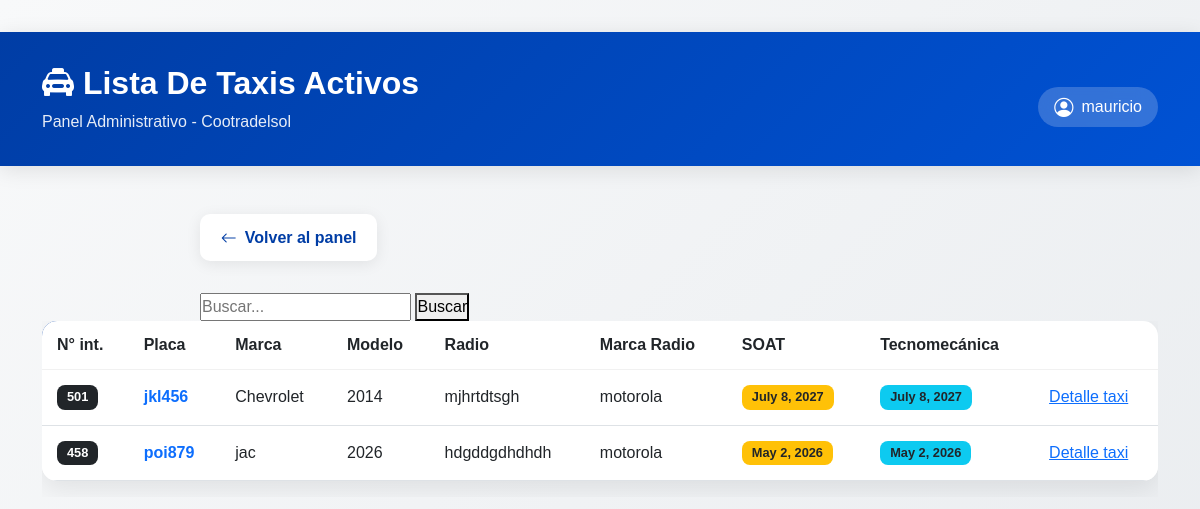
The page /lista_taxis/ (signed in) on the database its author committed.
### admin_cosol/models.py (models this page shows, shortened)
class Taxis (models.Model):
    numero_interno = models.IntegerField(max_length=3)
    placa = models.CharField(max_length=6)
    marca = models.CharField(max_length=20)
    modelo = models.IntegerField(max_length=4)
    radio = models.CharField(max_length=20)
    marca_radio = models.CharField(max_length=20)
    soat = models.DateField(blank=True, null=True)
    tecnomicanica = models.DateField(blank=True, null=True)

### admin_cosol/views.py (the view)
# urls.py: path('lista_taxis/', views.lista_taxis, name='lista_taxis'),
def lista_taxis(request):
    taxis = Taxis.objects.all()
    return render(request, 'lista_taxis.html', {'taxis':taxis})

### admin_cosol/templates/lista_taxis.html (shortened to what this page needs)
<html lang="es">
<head>
        <link href="https://cdn.jsdelivr.net/npm/bootstrap@5.3.0/dist/css/bootstrap.min.css" rel="stylesheet">
        <link href="https://cdn.jsdelivr.net/npm/bootstrap-icons@1.10.5/font/bootstrap-icons.css" rel="stylesheet">
</head>
<body>
    <div class="page-header">
        <div class="container">
            <div class="d-flex justify-content-between align-items-center flex-wrap gap-3">
                <div>
                    <h1><i class="bi bi-taxi-front-fill"></i> Lista De Taxis Activos</h1>
                    <p>Panel Administrativo - Cootradelsol</p>
                </div>
                {% if user.is_authenticated %}
                <div class="user-badge">
                    <i class="bi bi-person-circle"></i>
                    <span>{{ user.username }}</span>
                </div>
                {% endif %}
            </div>
        </div>
    </div>
    <div class="container">
        <div class="form-container">
            <a href="{% url 'login' %}" class="back-link">
                <i class="bi bi-arrow-left"></i>
                Volver al panel
            </a>
            <form method="GET">
    <input type="text" name="q" placeholder="Buscar..." value="{{ query }}">
    <button type="submit">Buscar</button>
</form>
    </div>
<div class="table-responsive">
    <table class="table table-hover align-middle custom-table">
        <thead>
            <tr>
                <th>N° int.</th>
                <th>Placa</th>
                <th>Marca</th>
                <th>Modelo</th>
                <th>Radio</th>
                <th>Marca Radio</th>
                <th>SOAT</th>
                <th>Tecnomecánica</th>
            </tr>
        </thead>
        <tbody>
            {% for taxi in taxis %}
            <tr>
                <td><span class="badge bg-dark">{{ taxi.numero_interno }}</span></td>
                <td class="fw-bold text-primary">{{ taxi.placa }}</td>
                <td>{{ taxi.marca }}</td>
                <td>{{ taxi.modelo }}</td>
                <td>
                    {{ taxi.radio }}
                </td>
                <td>{{ taxi.marca_radio }}</td>
                <td>
                    <span class="badge bg-warning text-dark">{{ taxi.soat }}</span>
                </td>
                <td>
                    <span class="badge bg-info text-dark">{{ taxi.tecnomicanica }}</span>
                </td>
                <td><a href="{% url 'detalle_taxi' taxi.id %}">Detalle taxi</a></td>
            </tr>
            {% endfor %}
        </tbody>
    </table>
</div>
</body>
</html>

### admin_cosol/templates/lista_taxis.html (style rules this page uses)
:root { --primary-color: #FDB913; --secondary-color: #003DA5; --dark-color: #1a1a1a; --light-color: #f8f9fa; }
* { margin: 0; padding: 0; box-sizing: border-box; }
body { font-family: 'Poppins', sans-serif; background: linear-gradient(135deg, #f8f9fa 0%, #e9ecef 100%); min-height: 100vh; padding: 2rem 0; }
.page-header { background: linear-gradient(135deg, var(--secondary-color) 0%, #0052d4 100%); color: white; padding: 2rem 0; margin-bottom: 3rem; box-shadow: 0 4px 20px rgba(0,0,0,0.1); }
.page-header h1 { font-size: 2rem; font-weight: 700; margin: 0; }
.page-header p { margin: 0.5rem 0 0; opacity: 0.9; }
.user-badge { display: inline-flex; align-items: center; gap: 0.5rem; background: rgba(255,255,255,0.2); padding: 0.5rem 1rem; border-radius: 50px; backdrop-filter: blur(10px); margin-top: 1rem; }
.user-badge i { font-size: 1.2rem; }
.form-container { max-width: 800px; margin: 0 auto; animation: slideUp 0.6s ease-out; }
.back-link { display: inline-flex; align-items: center; gap: 0.5rem; color: var(--secondary-color); text-decoration: none; font-weight: 600; margin-bottom: 2rem; padding: 0.7rem 1.3rem; background: white; border-radius: 10px; box-shadow: 0 3px 15px rgba(0,0,0,0.08); transition: all 0.3s ease; }
.custom-table { background: white; border-radius: 15px; overflow: hidden; box-shadow: 0 8px 25px rgba(0,0,0,0.08); }
.custom-table thead { background: linear-gradient(135deg, #003DA5, #0052d4); color: white; }
.custom-table thead th { border: none; padding: 15px; font-weight: 600; }
.custom-table tbody td { padding: 15px; border-top: 1px solid #f1f1f1; }
.custom-table tbody tr { transition: all 0.2s ease; }
.badge { padding: 6px 10px; font-size: 0.8rem; border-radius: 8px; }

### rows shown on the page
Taxis: numero_interno "501", placa "jkl456", marca "Chevrolet", modelo "2014", radio "mjhrtdtsgh", marca_radio "motorola", soat "July 8, 2027", tecnomicanica "July 8, 2027"
Taxis: numero_interno "458", placa "poi879", marca "jac", modelo "2026", radio "hdgddgdhdhdh", marca_radio "motorola", soat "May 2, 2026", tecnomicanica "May 2, 2026"

### other values the page prints
{{ user.username }} "mauricio"
